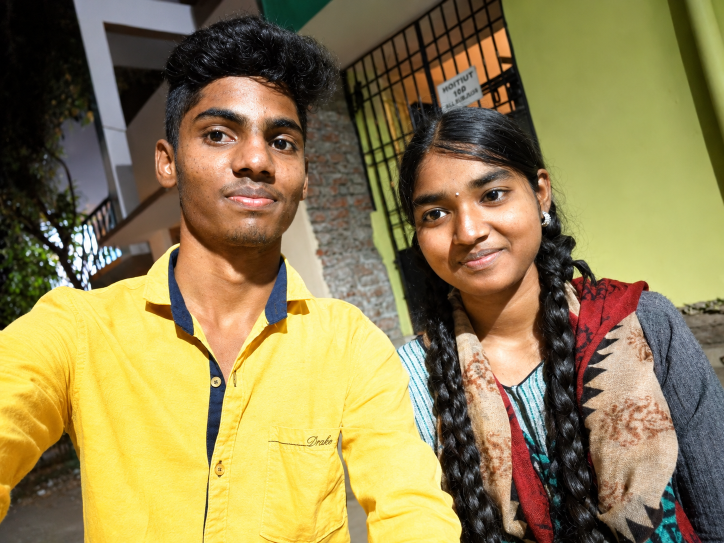
#> input picture photos/journey/2016_1.webp, 1448 x 1086 px (shown at 1/2 size); its folder holds 3 pictures in this run; the run also reads 2 pictures not shown here
$ python build_manifest.py
#> lines starting #> are read from the running program, lines starting #| are printed output that depends on the picture
#!/usr/bin/env python3
"""Build photo/song manifests from original folders, without thumbnails.

Features:
- Recursively scans photos/journey, photos/moments, photos/surprise.
- Detects exact and very-close visual duplicates within each folder.
- Keeps the highest-resolution copy and writes a duplicate report.
- Migrates old manifest metadata to the actual file when extensions differ.
- Keeps metadata for photos not present in a partial project ZIP; the browser
  only renders paths listed in photo-assets.js, so missing records never create
  empty frames.
- Never creates photos/thumbs/.
"""
from __future__ import annotations

import hashlib
import json
import math
import re
from pathlib import Path
from urllib.parse import quote

ROOT = Path(__file__).resolve().parents[1]
PHOTO_ROOT = ROOT / "photos"
IMAGE_EXTS = {".webp", ".jpg", ".jpeg", ".png", ".avif"}
AUDIO_EXTS = {".mp3", ".m4a", ".aac", ".ogg", ".wav", ".opus"}
MOOD_ORDER = {"happy": 0, "funny": 1, "unforget": 2}
YEAR_RE = re.compile(r"(?<!\d)(201[6-9]|202[0-6])(?!\d)")
MOOD_RE = re.compile(r"(?<![a-z])(happy|funny|unforget)(?![a-z])", re.I)
PHASH_DISTANCE_LIMIT = 2
ASPECT_RATIO_TOLERANCE = 0.015
PIXEL_MAE_LIMIT = 5.0

try:
    from PIL import Image, ImageOps
except Exception:
    Image = ImageOps = None


def js_write(relative: str, variable: str, payload) -> None:
    path = ROOT / relative
    path.parent.mkdir(parents=True, exist_ok=True)
    path.write_text(
        f"/* Generated by tools/build_manifest.py. Do not edit by hand. */\n"
        f"window.{variable}=" + json.dumps(payload, ensure_ascii=False, indent=2) + ";\n",
        encoding="utf-8",
    )


def all_images(folder: Path) -> list[Path]:
    """Recursively return original images; ignore old thumbnail directories."""
    folder.mkdir(parents=True, exist_ok=True)
    files = []
    for path in folder.rglob("*"):
        if not path.is_file() or path.suffix.lower() not in IMAGE_EXTS:
            continue
        relative_parts = [part.casefold() for part in path.relative_to(PHOTO_ROOT).parts]
        if any(part in {"thumbs", "thumbnails"} for part in relative_parts):
            continue
        files.append(path)
    return sorted(files, key=lambda p: natural_key(p.relative_to(folder).as_posix()))


def image_path(path: Path) -> str:
    return path.relative_to(ROOT).as_posix()


def image_size(path: Path) -> tuple[int, int]:
    if Image is None:
        return 1, 1
    try:
        with Image.open(path) as source:
            image = ImageOps.exif_transpose(source) if ImageOps else source
            width, height = image.size
            return max(1, int(width)), max(1, int(height))
    except Exception:
        return 1, 1


def file_sha256(path: Path) -> str:
    digest = hashlib.sha256()
    with path.open("rb") as stream:
        for chunk in iter(lambda: stream.read(1024 * 1024), b""):
            digest.update(chunk)
    return digest.hexdigest()


# A small pure-Python pHash keeps Pillow as the only optional dependency.
# Comparing only very low-frequency coefficients (distance <= 3) is strict
# enough to catch resized/re-encoded copies without merging ordinary photo bursts.
_PHASH_COS = None

def perceptual_signature(path: Path) -> tuple[int | None, float | None, bytes | None]:
    """Return pHash + normalized RGB pixels for a conservative visual match."""
    global _PHASH_COS
    if Image is None:
        return None, None, None
    try:
        with Image.open(path) as source:
            image = ImageOps.exif_transpose(source) if ImageOps else source
            width, height = image.size
            ratio = width / max(1, height)
            gray = image.convert("L").resize((32, 32), Image.Resampling.LANCZOS)
            pixels = list(gray.get_flattened_data() if hasattr(gray, "get_flattened_data") else gray.getdata())
            rgb = image.convert("RGB")
            target_width = 64
            target_height = max(16, round(target_width / ratio))
            rgb = rgb.resize((target_width, target_height), Image.Resampling.LANCZOS)
            rgb_data = rgb.get_flattened_data() if hasattr(rgb, "get_flattened_data") else rgb.getdata()
            rgb_values = rgb.tobytes()
        if _PHASH_COS is None:
            _PHASH_COS = [
                [math.cos((2 * position + 1) * frequency * math.pi / 64)
                 for frequency in range(8)]
                for position in range(32)
            ]
        coefficients = []
        for u in range(8):
            for v in range(8):
                if u == 0 and v == 0:
                    continue
                total = 0.0
                for y in range(32):
                    row_offset = y * 32
                    cy = _PHASH_COS[y][v]
                    for x in range(32):
                        total += pixels[row_offset + x] * _PHASH_COS[x][u] * cy
                coefficients.append(total)
        median = sorted(coefficients)[len(coefficients) // 2]
        value = 0
        for coefficient in coefficients:
            value = (value << 1) | int(coefficient > median)
        return value, ratio, rgb_values
    except Exception:
        return None, None, None


# [4 lines left out: function pixel_mae, not called in this run]


def hamming_distance(a: int, b: int) -> int:
    return (a ^ b).bit_count()


def natural_key(value: str):
    return tuple(
        (0, int(part)) if part.isdigit() else (1, part.casefold())
        for part in re.split(r"(\d+)", value)
        if part != ""
    )


def keeper_key(path: Path, bucket: Path, bucket_name: str):
    width, height = image_size(path)
    try:
        size = path.stat().st_size
    except OSError:
        size = 0
    year = year_from(path, bucket)
    # Keep the earliest dated occurrence when the same photo was copied into
    # multiple years. For Journey, always prefer a dated chapter photo over a
    # yearless extra such as thaali. Resolution/bytes break ties within a year.
    if bucket_name == "journey":
        date_key = (0, int(year)) if year else (1, 9999)
    elif bucket_name == "moments":
        date_key = (0, int(year)) if year else (1, 9999)
    else:
        date_key = (0, 0)
    return (date_key, -(width * height), -size, natural_key(path.relative_to(bucket).as_posix()))


def deduplicate_images(paths: list[Path], bucket_name: str) -> tuple[list[Path], dict[str, str], list[dict]]:
    """Deduplicate exact bytes and near-identical visual copies within a bucket.

    The higher-quality original is retained. Aliases are recorded for Journey
    references, while Moments duplicate cards are removed rather than remapped
    to a second frame.
    """
    if len(paths) < 2:
        return paths, {}, []

    info = {}
    for path in paths:
        try:
            sha = file_sha256(path)
        except OSError:
            sha = ""
        phash, ratio, pixels = perceptual_signature(path)
        info[path] = {"sha": sha, "phash": phash, "ratio": ratio, "pixels": pixels}

    bucket = PHOTO_ROOT / bucket_name
    ranked = sorted(paths, key=lambda path: keeper_key(path, bucket, bucket_name))
    kept: list[Path] = []
    aliases: dict[str, str] = {}
    duplicates: list[dict] = []

    for candidate in ranked:
        match = None
        match_type = None
        distance = None
        for canonical in kept:
            a, b = info[candidate], info[canonical]
            if a["sha"] and a["sha"] == b["sha"]:
                match, match_type, distance = canonical, "exact_sha256", 0
                break
            if a["phash"] is None or b["phash"] is None:
                continue
            if a["ratio"] is None or b["ratio"] is None:
                continue
            ratio_gap = abs(a["ratio"] - b["ratio"]) / max(a["ratio"], b["ratio"], 0.001)
            if ratio_gap > ASPECT_RATIO_TOLERANCE:
                continue
            d = hamming_distance(a["phash"], b["phash"])
            if d <= PHASH_DISTANCE_LIMIT and a["pixels"] is not None and b["pixels"] is not None:
                mae = pixel_mae(a["pixels"], b["pixels"])
                if mae <= PIXEL_MAE_LIMIT:
                    match, match_type, distance = canonical, "perceptual_and_pixel", d
                    break
        if match is None:
            kept.append(candidate)
        else:
            aliases[image_path(candidate)] = image_path(match)
            duplicates.append({
                "folder": bucket_name,
                "kept": image_path(match),
                "removed": image_path(candidate),
                "match": match_type,
                "distance": distance,
            })

    kept.sort(key=lambda p: natural_key(p.relative_to(PHOTO_ROOT).as_posix()))
    duplicates.sort(key=lambda row: natural_key(row["removed"]))
    return kept, aliases, duplicates


def year_from(path: Path, bucket: Path) -> str | None:
    relative = path.relative_to(bucket)
    match = YEAR_RE.search(path.stem)
    if match:
        return match.group(1)
    for part in relative.parts[:-1]:
        match = YEAR_RE.search(part)
        if match:
            return match.group(1)
    return None


def mood_from(path: Path, bucket: Path) -> str:
    match = MOOD_RE.search(path.stem)
    if not match:
        match = MOOD_RE.search(path.relative_to(bucket).as_posix())
    return match.group(1).lower() if match else "happy"


def captions_for(bucket: Path) -> dict[str, str]:
    captions: dict[str, str] = {}
    if not bucket.exists():
        return captions
    for caption_file in sorted(bucket.rglob("captions.txt")):
        parent = caption_file.parent
        try:
            lines = caption_file.read_text(encoding="utf-8-sig").splitlines()
        except OSError:
            continue
        for line in lines:
            match = re.match(r"^\s*(.+?)\s*[–—-]\s*(.+?)\s*$", line)
            if not match:
                continue
            key, value = match.group(1).strip().replace("\\", "/"), match.group(2).strip()
            captions[key.lower()] = value
            captions[Path(key).name.lower()] = value
            captions[Path(key).stem.lower()] = value
            rel_parent = parent.relative_to(bucket).as_posix()
            if rel_parent != ".":
                captions[f"{rel_parent}/{key}".lower()] = value
    return captions


def caption_is_explicit(path: Path, bucket: Path, captions: dict[str, str]) -> bool:
    relative = path.relative_to(bucket).as_posix()
    return any(key in captions for key in (relative.lower(), path.name.lower(), path.stem.lower()))


def caption_for(path: Path, bucket: Path, captions: dict[str, str]) -> str:
    relative = path.relative_to(bucket).as_posix()
    for key in (relative.lower(), path.name.lower(), path.stem.lower()):
        if key in captions:
            return captions[key]
    return re.sub(r"[_-]+", " ", path.stem).strip() or "A little memory ❤️"


def unique_key(path: Path, bucket: Path) -> str:
    raw = path.relative_to(bucket).as_posix().casefold()
    return re.sub(r"[^a-z0-9_-]+", "_", raw).strip("_") or "memory"


# [8 lines left out: function best_same_stem, not called in this run]


def build_photo_assets(images_by_bucket: dict[str, list[Path]]) -> tuple[list[str], list[dict]]:
    all_paths: list[str] = []
    journey_items: list[dict] = []
    journey_root = PHOTO_ROOT / "journey"
    for bucket_name in ("journey", "moments", "surprise"):
        bucket = PHOTO_ROOT / bucket_name
        captions = captions_for(bucket) if bucket_name == "journey" else {}
        for path in images_by_bucket[bucket_name]:
            all_paths.append(image_path(path))
            if bucket_name == "journey":
                year = year_from(path, bucket)
                if year:
                    width, height = image_size(path)
                    journey_items.append({
                        "y": year, "f": image_path(path), "w": width, "h": height,
                        "c": caption_for(path, bucket, captions),
                        "_caption_explicit": caption_is_explicit(path, bucket, captions),
                    })
    journey_items.sort(key=lambda item: (int(item["y"]), natural_key(item["f"])))
    return sorted(set(all_paths), key=natural_key), journey_items


def build_moments(images_by_bucket: dict[str, list[Path]]) -> list[dict]:
    bucket = PHOTO_ROOT / "moments"
    captions = captions_for(bucket)
    output, skipped = [], []
    for path in images_by_bucket["moments"]:
        year = year_from(path, bucket)
        if not year:
            skipped.append(path.relative_to(bucket).as_posix())
            continue
        width, height = image_size(path)
        mood = mood_from(path, bucket)
        number_match = re.search(r"(\d+)$", path.stem)
        output.append({
            "k": unique_key(path, bucket), "f": image_path(path),
            "w": width, "h": height, "c": caption_for(path, bucket, captions),
            "_caption_explicit": caption_is_explicit(path, bucket, captions),
            "y": year, "m": mood, "n": int(number_match.group(1)) if number_match else 0,
        })
    output.sort(key=lambda item: (item["y"], MOOD_ORDER.get(item["m"], 9), item["n"], item["f"].casefold()))
    for item in output:
        item.pop("n", None)
    if skipped:
        print(f"Moments files without a recognizable year: {len(skipped)} (not shown in the year archive)")
        for name in skipped[:10]:
            print("  -", name)
    return output


def build_surprise(images_by_bucket: dict[str, list[Path]]) -> list[dict]:
    bucket = PHOTO_ROOT / "surprise"
    captions = captions_for(bucket)
    output = []
    for path in images_by_bucket["surprise"]:
        width, height = image_size(path)
        output.append({
            "k": unique_key(path, bucket), "f": image_path(path),
            "w": width, "h": height, "c": caption_for(path, bucket, captions),
            "_caption_explicit": caption_is_explicit(path, bucket, captions),
        })
    return output


def load_existing_js_array(relative: str, variable: str) -> list[dict]:
    path = ROOT / relative
    if not path.exists():
        return []
    try:
        source = path.read_text(encoding="utf-8")
        match = re.search(rf"window\.{re.escape(variable)}\s*=\s*(\[.*?\])\s*;", source, re.S)
        if not match:
            return []
        value = json.loads(match.group(1))
        return value if isinstance(value, list) else []
    except (OSError, json.JSONDecodeError):
        return []


def preserve_missing_records(relative: str, variable: str, generated: list[dict],
                             physically_present_paths: set[str], sort_key) -> list[dict]:
    """Preserve old captions/metadata without creating stale visible photo cards.

    If a real file with the same stem exists (e.g. old .webp -> actual .jpg),
    move the metadata to the best actual file instead of keeping an orphan path.
    If no file currently exists, retain the old record for future restoration;
    the runtime filters it out because it is absent from PHOTO_ASSETS.
    """
    old_records = load_existing_js_array(relative, variable)
    if not old_records:
        return sorted(generated, key=sort_key)

    old_by_path = {item.get("f"): item for item in old_records if isinstance(item, dict) and item.get("f")}
    old_by_stem: dict[str, list[dict]] = {}
    new_by_stem: dict[str, list[dict]] = {}
    for item in old_records:
        if isinstance(item, dict) and item.get("f"):
            old_by_stem.setdefault(Path(item["f"]).stem.casefold(), []).append(item)
    for item in generated:
        if item.get("f"):
            new_by_stem.setdefault(Path(item["f"]).stem.casefold(), []).append(item)

    migrated: dict[str, dict] = {}
    orphans: dict[str, dict] = {}
    for old_path, old_item in old_by_path.items():
        if old_path in physically_present_paths:
            continue  # exact actual file will be generated below
        candidates = new_by_stem.get(Path(old_path).stem.casefold(), [])
        if candidates:
            candidate = best_same_stem(candidates)
            migrated.setdefault(candidate["f"], old_item)
        else:
            # Keep metadata for a project ZIP that does not contain source photos.
            # The browser will not render this record until a matching asset exists.
            orphans[old_path] = old_item

    merged: dict[str, dict] = dict(orphans)
    for item in generated:
        path = item.get("f")
        if not path:
            continue
        item = dict(item)
        previous = old_by_path.get(path) or migrated.get(path)
        if previous and previous.get("c") and not item.get("_caption_explicit"):
            item["c"] = previous["c"]
        item.pop("_caption_explicit", None)
        merged[path] = item
    return sorted(merged.values(), key=sort_key)


def build_songs() -> dict[str, list[str]]:
    songs_root = ROOT / "songs"
    songs_root.mkdir(parents=True, exist_ok=True)
    output = {}
    for directory in sorted(p for p in songs_root.iterdir() if p.is_dir()):
        files = sorted(p for p in directory.rglob("*") if p.is_file() and p.suffix.lower() in AUDIO_EXTS)
        output[directory.name] = [
            "/".join(quote(part, safe="-_.~()") for part in p.relative_to(ROOT).as_posix().split("/"))
            for p in files
        ]
    return output


def main() -> None:
    for name in ("journey", "moments", "surprise"):
        (PHOTO_ROOT / name).mkdir(parents=True, exist_ok=True)

    raw_by_bucket = {name: all_images(PHOTO_ROOT / name) for name in ("journey", "moments", "surprise")}
    images_by_bucket: dict[str, list[Path]] = {}
    alias_map: dict[str, str] = {}
    duplicate_report: list[dict] = []
    duplicate_counts = {}
    for name, paths in raw_by_bucket.items():
        unique, aliases, duplicates = deduplicate_images(paths, name)
#> in perceptual_signature, source is the input picture: PIL image 1448x1086 RGB; mean R, G, B 144.6, 129, 81.6
#> in perceptual_signature, `gray = image.convert("L").resize((32, 32), Image.Resampling.LANCZOS)`:
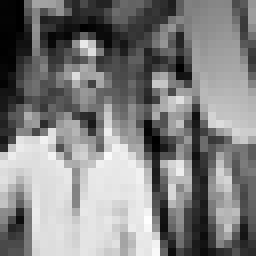
#> gray: PIL image 32x32 L (shown 8 times larger); min 0, max 254, mean 128.3
#> in perceptual_signature, `pixels = list(gray.get_flattened_data() if hasattr(gray, "get_flattene..`: pixels = 1024 values, max 254 at index 882, min 0 at index 2, mean 128.3
#> in perceptual_signature, `rgb = rgb.resize((target_width, target_height), Image.Resampling.LANCZ..`:
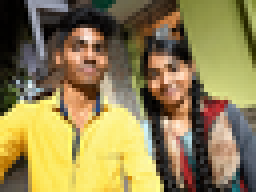
#> rgb: PIL image 64x48 RGB (shown 4 times larger); mean R, G, B 144.5, 129, 81.7
#> after the loop in perceptual_signature, `for u in range(8):`: coefficients = 63 values, max 7724.1 at index 16, min -21758.2 at index 0, mean -1055.2
#> in perceptual_signature, `median = sorted(coefficients)[len(coefficients) // 2]`: median = -277.2
#> the loop in perceptual_signature, `for coefficient in coefficients:` made 63 passes
#> (coefficient, value) on passes 1 to 8: (-21758.2, 0), (-7293.4, 0), (5061.9, 1), (-4228.5, 2), (2223.4, 5), (3737.9, 11), (-248.2, 23), (1579.2, 47)
#> after the loop in perceptual_signature, `for coefficient in coefficients:`: value = 1707811445583005218
#> in deduplicate_images, `phash, ratio, pixels = perceptual_signature(path)`: ratio = 1.33
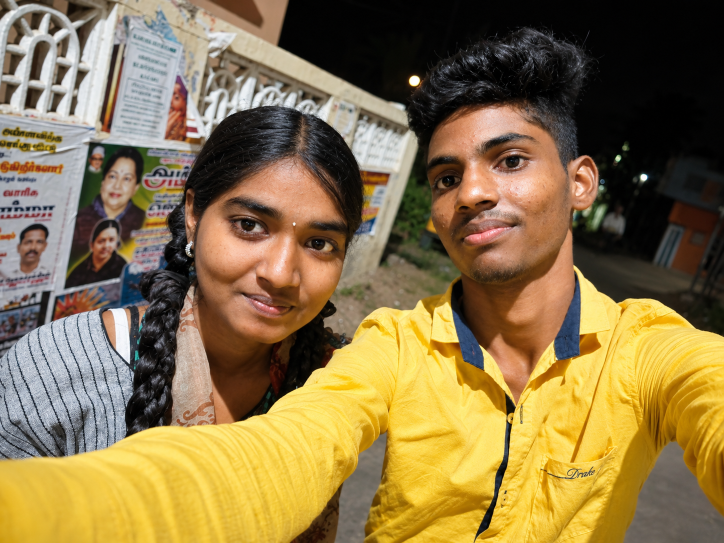
#> input picture photos/journey/2016_2.webp, 1448 x 1086 px (shown at 1/2 size)
#> in image_size, source is the input picture: PIL image 1448x1086 RGB; mean R, G, B 138.9, 117.2, 73.9
#> (the rest of the program and of its run is left out)
